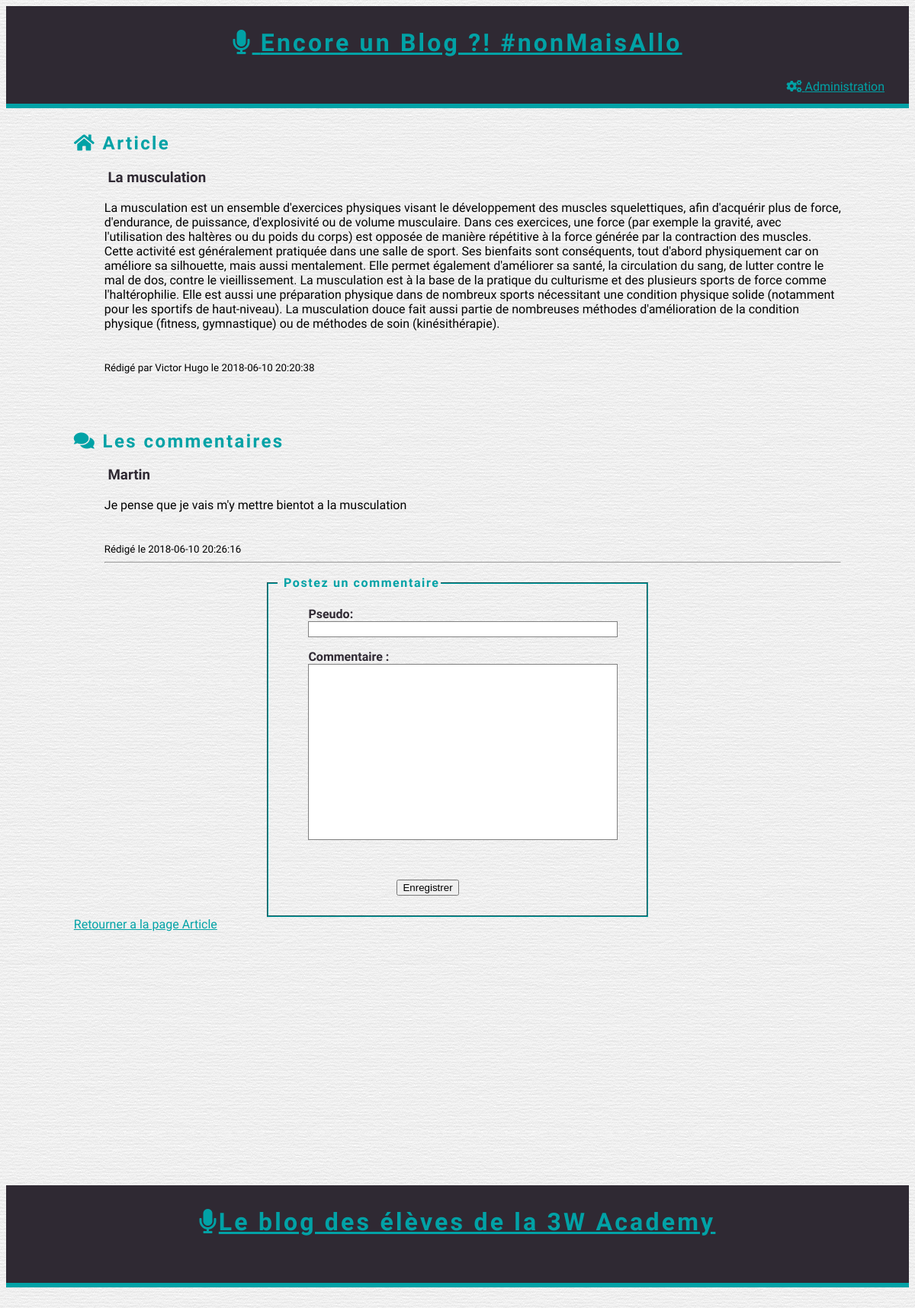
/public/oneArticle.php?id=68, run on the app's committed database.
### tables this page shows
CREATE TABLE `article` (
  `id` int(11) NOT NULL,
  `author_id` int(11) NOT NULL,
  `created_at` datetime NOT NULL,
  `update_at` datetime NOT NULL,
  `title` varchar(255) NOT NULL,
  `content` text NOT NULL,
  `category_id` int(11) NOT NULL
);

CREATE TABLE `author` (
  `id` int(11) NOT NULL,
  `firstname` varchar(255) NOT NULL,
  `lastname` varchar(255) NOT NULL,
  `email` varchar(255) NOT NULL,
  `password` varchar(255) NOT NULL
);

CREATE TABLE `comment` (
  `id` int(11) NOT NULL,
  `created_at` datetime NOT NULL,
  `pseudo` varchar(255) NOT NULL,
  `content` text NOT NULL,
  `article_id` int(11) NOT NULL
);

### public/oneArticle.php (called while the page is built, shortened)
<?php
include '../services/blogServices.php';
include '../views/header.phtml';
$id = $_GET['id'];
$articleById = getArticleById($id);
$commentList = getCommentListByArticleID($id);
include '../views/oneArticle.phtml';
include '../views/footer.phtml';

### services/blogServices.php (called while the page is built, shortened)
<?php
function getConnection() {
	$bdd = new PDO('mysql:host=localhost;dbname=blog;charset=utf8', 'root', '', array(PDO::ATTR_ERRMODE => PDO::ERRMODE_EXCEPTION));
	$bdd->exec('SET NAMES UTF8');
	return $bdd;
}
function getCommentListByArticleID($id) {
	$bdd = getConnection();
	$statement = $bdd->prepare("
		SELECT created_at, pseudo, content, article_id
		FROM comment
		WHERE article_id LIKE '$id'
		ORDER BY created_at DESC
		");
	$statement->execute();
	$commentListByArticleById = $statement->fetchAll(PDO::FETCH_ASSOC);
	return $commentListByArticleById;
}
function getArticleById($id) {
	$bdd = getConnection();
	$statement = $bdd->prepare("
		SELECT article.id,title,content,created_at,author.id AS author_id,author.firstname AS author_firstname, author.lastname AS author_lastname
		FROM article
		JOIN author ON author.id = article.author_id
		WHERE article.id LIKE '$id'
		");
	$statement->execute();
	$articleById = $statement->fetchAll(PDO::FETCH_ASSOC);
	return $articleById;
}

### views/oneArticle.phtml (the view, shortened to what this page needs)
<h2><i class="fa fa-home"></i> Article</h2>
 <ul>
	<?php foreach ($articleById as $article) : ?>
		<li class="post">
        <h3>
                <?= $article['title'] ?>
        </h3>
        <article><?= $article['content'] ?></article>
        <br><br>
        <small>
            Rédigé par <?= $article['author_firstname'] . " " . $article['author_lastname'] ?> le <?= $article['created_at'] ?>
        </small>
    </li>
	<?php endforeach; ?>
</ul>
<br><br>
<h2><i class="fas fa-comments"></i> Les commentaires</h2>
 <ul>
    <?php foreach ($commentList as $comment) : ?>
        <li class="post">
        <h3>
                <?= $comment['pseudo'] ?>
        </h3>
        <article><?= $comment['content'] ?></article>
        <br><br>
        <small>
            Rédigé le <?= $comment['created_at'] ?>
        </small>
    </li>
    <hr>
    <?php endforeach; ?>
</ul>
<form class="generic-form" method="post">
    <fieldset>
        <legend><i class="fa fa-sticky-note-o"></i> Postez un commentaire</legend>
        <ul>
            <li>
                <label for="pseudo">Pseudo:</label>
                <input type="text" id="pseudo" name="pseudo">
            </li>
            <li>
                <label class="textarea" for="content">Commentaire :</label>
                <textarea id="contents" name="content" rows="15"></textarea>
            </li>
            <li>
                <button class="button button-primary" type="submit" name="submit">Enregistrer</button>
            </li>
        </ul>
    </fieldset>
</form>
<a class="return" href="../public/article.php">Retourner a la page Article</a>
<br><br><br><br><br><br><br><br><br><br><br><br><br><br><br><br>

### public/css/main.css (style rules this page uses)
a { color: #01A2A6; transition: all 0.25s; }
body { background: url('../img/index.png') repeat; font-family: 'Dosis', sans-serif; }
h1, h2 { color: #01A2A6; letter-spacing: 0.1em; }
.post { list-style-type: none; }
.post h3 { color: #2F2933; }

### public/css/form.css (style rules this page uses)
.generic-form { margin: 0 auto; width: 50%; }
.generic-form fieldset { border-color: #01A2A6; }
.generic-form fieldset legend { color: #01A2A6; font-weight: bold; letter-spacing: 0.1em; }
.generic-form input[type="password"], .generic-form input[type="text"], .generic-form select, .generic-form textarea { padding: 2px; border: 1px solid grey; transition: background-color 0.33s; }
.generic-form input[type="password"], .generic-form input[type="text"], .generic-form select, .generic-form textarea { width: 30em; }
.generic-form textarea { resize: none; }
.generic-form ul { list-style-type: none; }
.generic-form ul li { margin: 1em 0; }
.generic-form ul li:last-child { margin-left: 116px; margin-top: 3em; }
.generic-form ul li label { display: inline-block; color: #2F2933; font-weight: bold; }
.generic-form ul li label.textarea { vertical-align: top; }
.generic-form ul li label { width: 112px; }

### data on the page
article: title "La musculation", content "La musculation est un ensemble d'exercices physiques visant le développement des muscles squelettiques, afin d'acquérir plus de force, d'endurance, de puissance, d'explosivité ou de volume musculaire. Dans ces exercices, une force (par exemple la gravité, avec l'utilisation des haltères ou du poids du corps) est opposée de manière répétitive à la force générée par la contraction des muscles. Cette activité est généralement pratiquée dans une salle de sport. Ses bienfaits sont conséquents, tout d'abord physiquement car on améliore sa silhouette, mais aussi mentalement. Elle permet également d'améliorer sa santé, la circulation du sang, de lutter contre le mal de dos, contre le…", author.firstname "Victor", author.lastname "Hugo", created_at "2018-06-10 20:20:38"
comment: pseudo "Martin", content "Je pense que je vais m'y mettre bientot a la musculation", created_at "2018-06-10 20:26:16"
